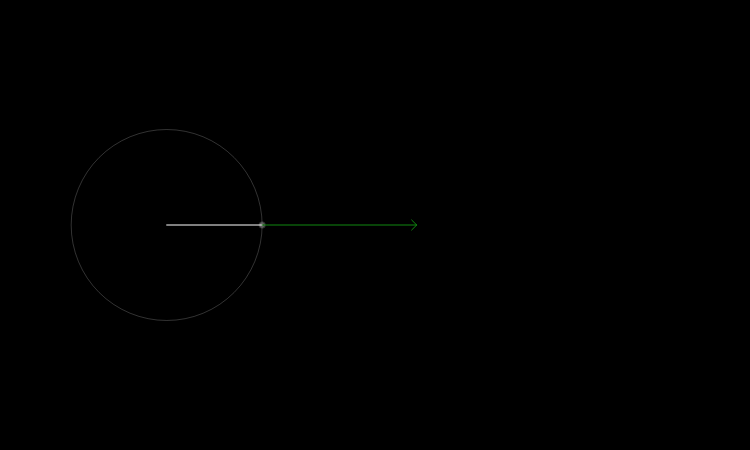
Frame 1 (no input)
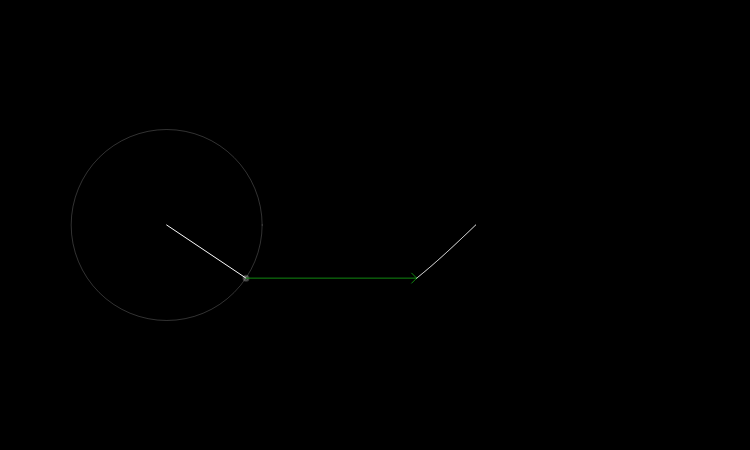
Frame 60 (no input)
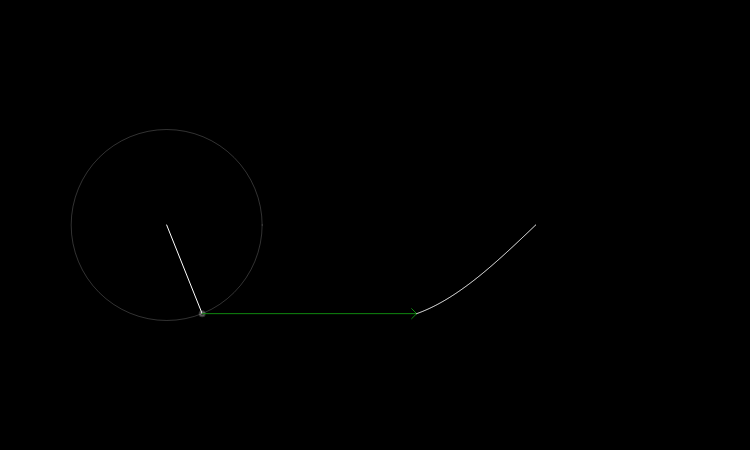
Frame 120 (the mouse pressed at the canvas centre since frame 60)

The p5.js sketch that drew these frames (run headless with seeded random() and noise() and a simulated clock; from frame 60 on, the mouse is pressed at the canvas centre):

// p5.js sketch
// ── sketch.js
let time = 0;
let wave = [];
let nSlider;

function setup() {
    createCanvas(screen.width - 50, screen.height - 150);
    nSlider = createSlider(0, 100, 0, 0);
}

function draw() {
    background(0);
    translate(width / 4.5, height / 2);

    let x = 0;
    let y = 0;
    for (let i = 0; i <= nSlider.value(); i++) {
        let px = x;
        let py = y;
        let n = 2 * i + 1
        stroke(255);
        noFill();
        let radius = width / 10 * (4 / (n * PI));
        x += radius * cos(n * time);
        y += radius * sin(n * time);

        stroke(255, 50);
        circle(px, py, radius * 2);
        strokeWeight(2);
        fill(255, 50);
        ellipse(x, y, 5);

        strokeWeight(1);
        stroke(255);
        line(px, py, x, y);





    }
    wave.unshift(y);

    stroke(16, 136, 16);
    line(x, y, width / 3, y);
    line(width / 3, y, width / 3 - 5, y - 5);
    line(width / 3, y, width / 3 - 5, y + 5);
    beginShape();
    for (let i = 0; i < wave.length; i++) {
        stroke(255);
        noFill();
        vertex(i + width / 3, wave[i]);
    }
    endShape();

    if (wave.length > 500) {
        wave.pop();
    }

    time += 0.01;
}
